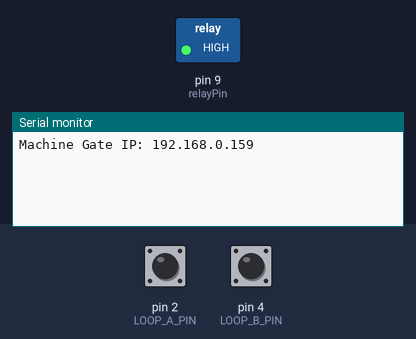
This sketch was run on a simulated Arduino Uno, built with avr-gcc and run on an emulated ATmega328P. On the bench: switched loads named in the sketch (green lamp = pin HIGH), the last lines printed to the serial monitor. Inputs (shaded band) come from the test bench; at power-on: pin 2 (LOOP_A_PIN) HIGH, pin 4 (LOOP_B_PIN) HIGH. WiFi joins after 1.5 s; servers stay silent unless stated; uploads are accepted with an empty reply.

Above: at 1.2 s.
1.3 s: pin 2 (LOOP_A_PIN) pulled LOW for 0.15 s
At 2.5 s:
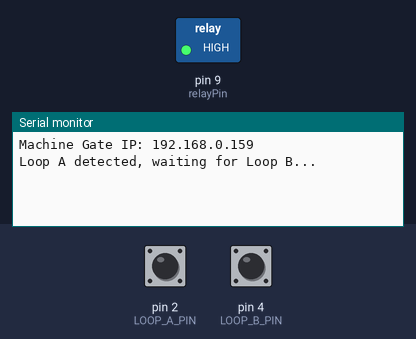
2.9 s: pin 4 (LOOP_B_PIN) pulled LOW for 0.15 s
At 3.8 s:
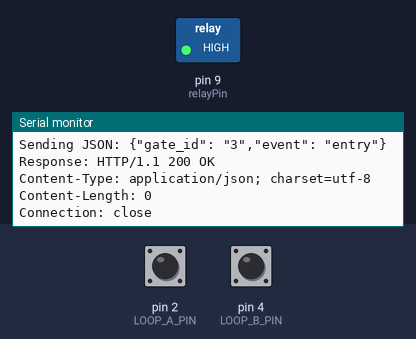
4.5 s: pin 4 (LOOP_B_PIN) pulsed LOW 5 times (0.12 s each, 0.3 s apart)
At 6.8 s:
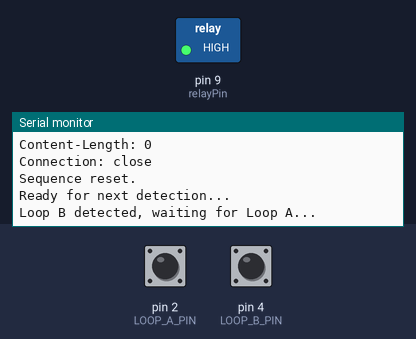
7.5 s: pin 2 (LOOP_A_PIN) pulled LOW for 1 s
At 10.2 s:
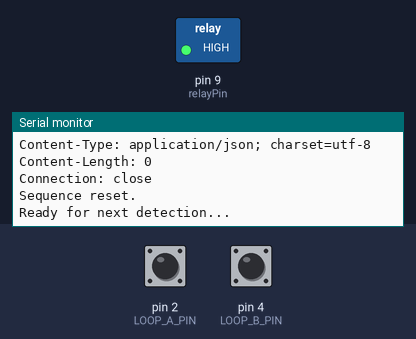

Measured:
- after the input at 1.3 s, the serial monitor: prints a new line at once (image 1)
- after the input at 2.9 s, the serial monitor: prints a new line at once (image 2)
- after the input at 4.5 s, the serial monitor: prints a new line after 0.90 s (image 3)
- after the input at 7.5 s, the serial monitor: prints a new line at once (image 4)

The sketch:

Gate3entryexit.ino
```cpp
#include <SPI.h>
#include <Ethernet.h>

#define LOOP_A_PIN 2
#define LOOP_B_PIN 4
#define relayPin 9

unsigned long detectionTimestamp = 0;
unsigned long timeout = 120000;
unsigned long lastBoomSigCheck = 0;
unsigned long boomSigCheckInterval = 5000;
unsigned long lastSequenceResetTime = 0;

bool loopADetected = false;
bool loopBDetected = false;
bool sequenceComplete = false;

// for gate-1
//byte mac[] = {0xAA, 0xBB, 0xCC, 0xDD, 0xEE, 0xFF};
//IPAddress ip(192, 168, 0, 157);

// for gate-2
//byte mac[] = {0xAB, 0xBC, 0xCD, 0xDE, 0xEF, 0xFA};
//IPAddress ip(192, 168, 0, 158);

// for gate-3
byte mac[] = {0xAF, 0xBF, 0xCF, 0xDF, 0xEF, 0xAC};
IPAddress ip(192, 168, 0, 159);

EthernetClient client;

const int gate_id = 3;

void setup() {
  Ethernet.begin(mac, ip);
  Serial.begin(9600);

  while (!Serial) {
    ;
  }

  Serial.print("Machine Gate IP: ");
  Serial.println(Ethernet.localIP());

  pinMode(LOOP_A_PIN, INPUT_PULLUP);
  pinMode(LOOP_B_PIN, INPUT_PULLUP);
  pinMode(relayPin, OUTPUT);
  digitalWrite(relayPin, HIGH);
}

void resetSequence() {
  loopADetected = false;
  loopBDetected = false;
  detectionTimestamp = 0;
  Serial.println("Sequence reset.");
}

void sendEntryExitData(bool isEntry) {
  String jsonPayload = "{";
  jsonPayload += "\"gate_id\": \"" + String(gate_id) + "\",";
  jsonPayload += "\"event\": \"" + String(isEntry ? "entry" : "exit") + "\"";
  jsonPayload += "}";

  Serial.print("Sending JSON: ");
  Serial.println(jsonPayload);

  if (client.connect("192.168.0.128", 5000)) {
    client.print("POST /vehicle_data HTTP/1.1\r\n");
    client.print("Host: 192.168.0.128\r\n");
    client.print("Content-Type: application/json\r\n");
    client.print("Content-Length: " + String(jsonPayload.length()) + "\r\n");
    client.print("\r\n");
    client.print(jsonPayload);
    client.print("\r\n");

    unsigned long startTime = millis();
    while (!client.available()) {
      if (millis() - startTime > 5000) {
        Serial.println("Server not responding.");
        client.stop();
        return;
      }
    }

    String response = "";
    while (client.available()) {
      response += (char)client.read();
    }

    Serial.print("Response: ");
    Serial.println(response);

    client.stop();
  } else {
    Serial.println("Connection failed.");
  }
}

void checkLoopSequence() {
  bool loopAState = digitalRead(LOOP_A_PIN) == LOW;
  bool loopBState = digitalRead(LOOP_B_PIN) == LOW;

  // If a sequence is complete, wait until both loops are clear and a cooldown has passed
  if (sequenceComplete) {
    if (!loopAState && !loopBState && (millis() - lastSequenceResetTime > 2000)) {
      resetSequence();
      sequenceComplete = false;
      Serial.println("Ready for next detection...");
    }
    return;
  }

  if (loopAState && !loopADetected && !loopBDetected && !loopBState) {
    loopADetected = true;
    detectionTimestamp = millis();
    Serial.println("Loop A detected, waiting for Loop B...");
  }

  if (loopBState && !loopBDetected && !loopADetected && !loopAState) {
    loopBDetected = true;
    detectionTimestamp = millis();
    Serial.println("Loop B detected, waiting for Loop A...");
  }

  if (loopAState && loopBState) {
    return;
  }

  if ((loopADetected || loopBDetected) && millis() - detectionTimestamp > timeout) {
    Serial.println("Timeout: Second loop not detected in time. Resetting sequence...");
    resetSequence();
    return;
  }

  if (loopADetected && !loopBDetected && !loopAState && loopBState) {
    Serial.println("Sequence: Loop A -> Loop B (Car Entry)");
    sendEntryExitData(true);
    sequenceComplete = true;
    lastSequenceResetTime = millis();
  }

  if (loopBDetected && !loopADetected && !loopBState && loopAState) {
    Serial.println("Sequence: Loop B -> Loop A (Car Exit)");
    sendEntryExitData(false);
    sequenceComplete = true;
    lastSequenceResetTime = millis();
  }
}


void openGate() {
  digitalWrite(relayPin, LOW);
  Serial.println("Gate Opened");
  delay(1000);
  digitalWrite(relayPin, HIGH);
}

void checkBoomSig() {
  if (millis() - lastBoomSigCheck >= boomSigCheckInterval) {
    lastBoomSigCheck = millis();

    if (client.connect("192.168.0.128", 5000)) {
      String request = "GET /check_boomsig?gate_id=" + String(gate_id) + " HTTP/1.1\r\n";
      request += "Host: 192.168.0.128\r\n";
      request += "\r\n";
      client.print(request);

      unsigned long startTime = millis();
      while (!client.available()) {
        if (millis() - startTime > 5000) {
          Serial.println("Server not responding.");
          client.stop();
          return;
        }
      }

      String response = "";
      while (client.available()) {
        response += (char)client.read();
      }

      if (response.indexOf("|OPENEN%") != -1) {
        openGate();
      }

      client.stop();
    }
  }
}

void loop() {
  checkLoopSequence();
  checkBoomSig();
}
```
